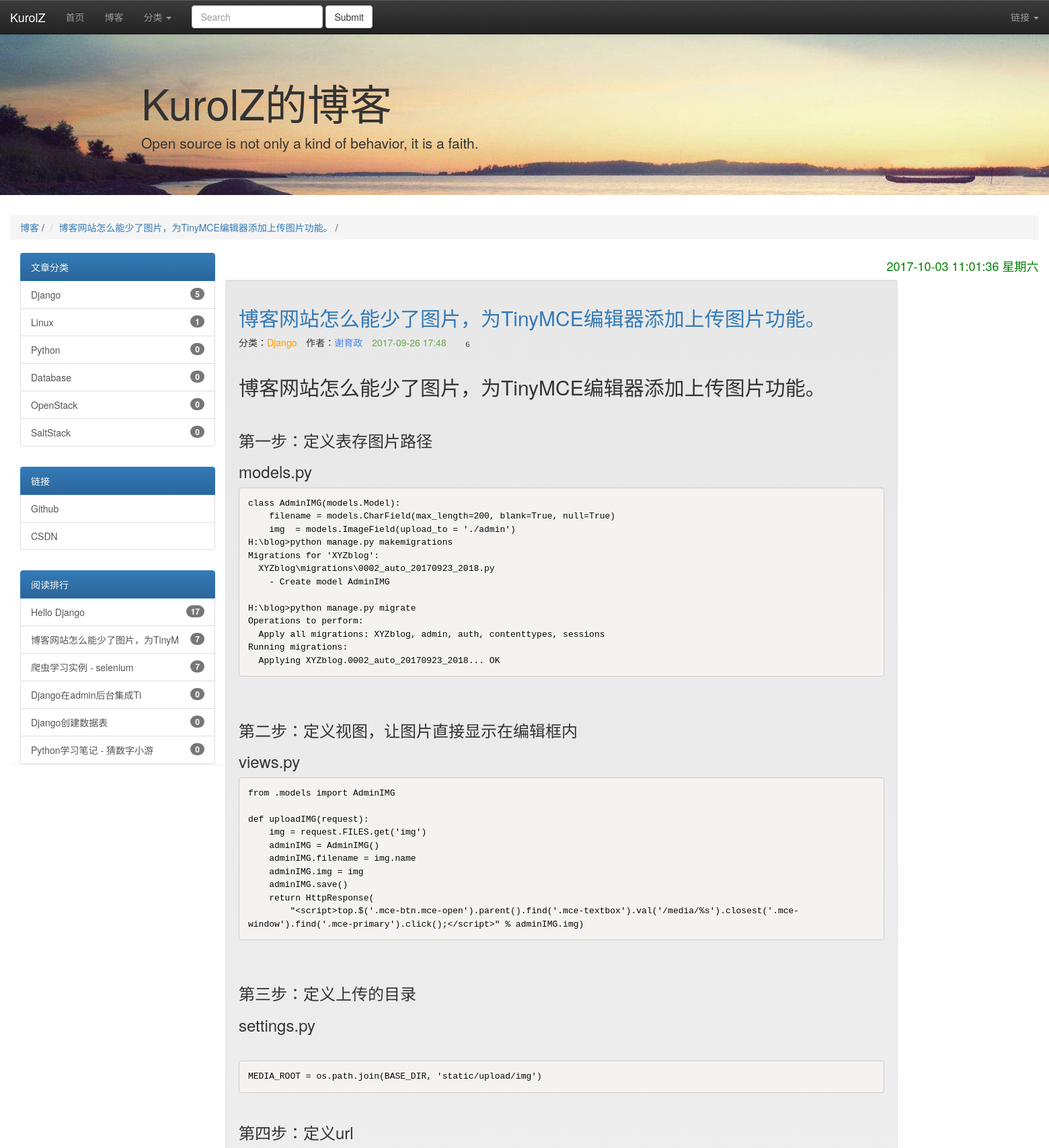
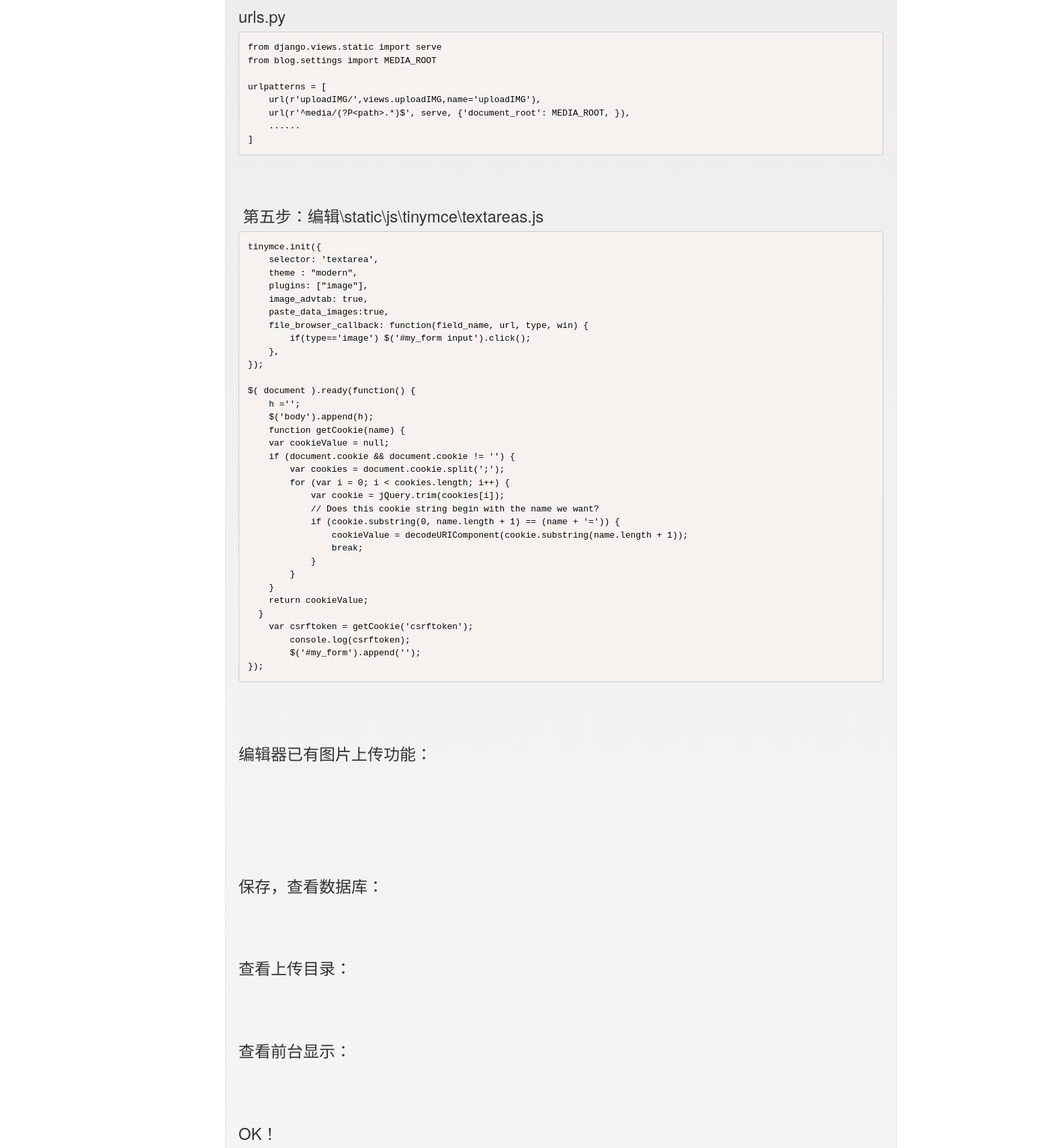
Screenshot of /detail/7/ (upper part) with the database file from the repository (2 pictures, top to bottom).
### XYZblog/models.py (models this page shows, shortened)
class Blog(models.Model):
    title = models.CharField('标题', max_length=32)
    author = models.CharField('作者', max_length=16)
    description = models.CharField('描述', max_length=200)
    content = models.TextField(blank=True, null=True,verbose_name="正文")
    created = models.DateTimeField('发布时间', auto_now_add=True)
    category = models.ForeignKey(Category, verbose_name='分类')
    tags = models.ManyToManyField(Tag, verbose_name='标签')
    browser = models.IntegerField('浏览量',editable=False,default=0)

class Category(models.Model):
    name = models.CharField('名称', max_length=16)

### XYZblog/views.py (the view)
# urls.py: url(r'^detail/(\d+)/$',views.get_detail,name='blog_get_detail'),
def get_detail(request, blog_id):
    try:
        blog = Blog.objects.get(id=blog_id)
    except Blog.DoesNotExist:
        raise Http404
    if request.method == 'GET':
        addbrowser = Blog.objects.get(id=blog_id)
        addbrowser.browser += 1
        addbrowser.save()
        form = CommentForm()
    else:
        form = CommentForm(request.POST)
        if form.is_valid():
            cleaned_data = form.cleaned_data
            cleaned_data['blog'] = blog
            Comment.objects.create(**cleaned_data)
    blog_comments = {
        'read_rank' : Blog.objects.all().order_by("-browser")[:10], # 获取阅读排行榜
        'class_blognum': Blog.objects.raw(
            'SELECT p.id,p.name,COUNT(s.category_id) as count FROM XYZblog_category AS p LEFT JOIN XYZblog_blog AS s ON s.category_id = p.id GROUP BY p.id;'),
        'blog': blog,
        'comments': blog.comment_set.all().order_by('-created'),
        'form': form
    }
    return render(request, 'blog_detail.html', blog_comments)

### XYZblog/forms.py
class CommentForm(forms.Form):
    name = forms.CharField(label='昵称', max_length=16, error_messages={
        'required': '请填写您的称呼',
        'max_length': '称呼太长'
    },widget=forms.TextInput(attrs={'class': 'form-control','id': 'exampleInputName','placeholder':'Name'}))
    email = forms.EmailField(label='邮箱', error_messages={
        'required': '请填写您的邮箱',
        'invalid': '邮箱格式不正确'
    },widget=forms.TextInput(attrs={'class': 'form-control','id': 'exampleInputEmail1','type':'email','placeholder':'Email'}))
    content = forms.CharField(label='评论内容', error_messages={
        'required': '请填写您的评论内容',
        'max_length': '评论内容太长'
    },widget=forms.Textarea(attrs={'class': 'form-control','id': 'exampleInputContent','placeholder':'content','rows':'3'}))

### XYZblog/templates/blog_detail.html (shortened to what this page needs)
<!DOCTYPE html>
<html lang="en">
<head>
    {% include "header.html" %}
</head>
<body>
<div class="container-fluid">
    <div class="row-fluid">
        <div class="header">
            <ul class="breadcrumb">
                <li><a href="{% url 'blog_get_blogs' %}">博客</a> <span class="divider">/</span></li>
                <li><a href="{% url 'blog_get_detail' blog.id %}">{{ blog.title }}</a> <span class="divider">/</span></li>
            </ul>
        </div>
    <div class="datetime" style="width: 16.77%; float: right">
{% include  "datetime.html" %}
</div>
 {% include "left.html" %}
    <div class="blogandcomment" style="width: 65.33%; float: left">
        <div class="well"  style="background-color: #e3e7ee">
            <div class="blog">
                <div class="title">
                    <a href="#"><h2>{{ blog.title }}</h2></a>
                </div>
                <div class="info">
                    分类：<span class="category" style="color: #ff9900;">{{ blog.category.name }}</span>
                    作者：<span class="author" style="color: #4a86e8">{{ blog.author }}</span>
                    <span class="created" style="color: #6aa84f">{{ blog.created|date:"Y-m-d H:i" }}</span>
                    <span class="glyphicon glyphicon-eye-open" aria-hidden="true"><a class="browser_num">{{ blog.browser }}</a></span>
                </div>
                {% autoescape off %}
                <div class="summary">
                    {{ blog.content }}
                </div>
                {% endautoescape %}
            </div>
        </div>
        </div>
    </div>
</div>
</body>
</html>

### XYZblog/templates/left.html
<div class="span2" style="float: left; width: 320px">
    <div class="list-group">
        <ul class="col-sm-12" style="float:inherit;">
            <a href="#" class="list-group-item active">文章分类</a>
            {% for categorys in class_blognum %}
                <a href="{% url 'class_get_blogs' categorys.id %}" class="list-group-item">{{ categorys.name }}
                    <span class="badge">{{ categorys.count }}</span>
                </a>
            {% endfor %}
        </ul>
        <br>
        <ul class="col-sm-12" style="float:inherit;">
            <a href="#" class="list-group-item active">链接</a>
            <a href="https://github.com/kurolz" target="_blank" class="list-group-item">Github</a>
            <a href="http://blog.csdn.net/hjxzt1" target="_blank" class="list-group-item">CSDN</a>
        </ul>
        <br>
        <ul class="col-sm-12" style="float:inherit;">
            <a href="#" class="list-group-item active">阅读排行</a>
            {% for read_rank in read_rank %}
            <a href="{% url 'blog_get_detail' read_rank.id %}" target="_blank" class="list-group-item">{{ read_rank.title|truncatechars:18}}
                <span class="badge">{{ read_rank.browser }}</span>
            </a>
            {% endfor %}
        </ul>
    </div>
</div>

### XYZblog/templates/header.html (style rules this page uses)
body { padding-top: 50px; }
.blog .info span { padding-right: 10px; }
.blog .summary { padding-top: 20px; }
.browser_num { margin-left: 4px; color: #282828; font-size:12px }

### rows the page displays
Blog: title "博客网站怎么能少了图片，为TinyMCE编辑器添加上传图片功能。", name "SaltStack", count "0", title "博客网站怎么能少了图片，为TinyM", browser "7", category.name "Django", author "谢育政", created "2017-09-26 17:48", browser "6", content "博客网站怎么能少了图片，为TinyMCE编辑器添加上传图片功能。 第一步：定义表存图片路径 models.py class AdminIMG(models.Model): filename = models.CharField(max_length=200, blank=True, null=True) img = models.ImageField(upload_to = './admin') H:\\blog>python manage.py makemigrations Migrations for 'XYZblog': XYZblog\\migrations\\0002_auto_20170923_2018.py - Create model AdminIMG H:\\blog>python manage.py migrate Operations to perform: Apply all migrations: XYZblog, admin, auth, contenttypes, sessions Running migrations: Applying XYZblog.0002_auto_20170923_2018... OK 第二步：定义视图，让图片直接显示在编辑框内 views.py from .models import AdminIMG def uploadIMG(request): img = request.FILES.get('img') adminIMG = AdminIMG() adminIMG.filename = img.name…"
Blog: name "Database", count "0", title "Hello Django", browser "17"
Blog: title "爬虫学习实例 - selenium", browser "7"
Blog: title "Django在admin后台集成Ti", browser "0"
Blog: title "Django创建数据表", browser "0"
Blog: title "Python学习笔记 - 猜数字小游", browser "0"
